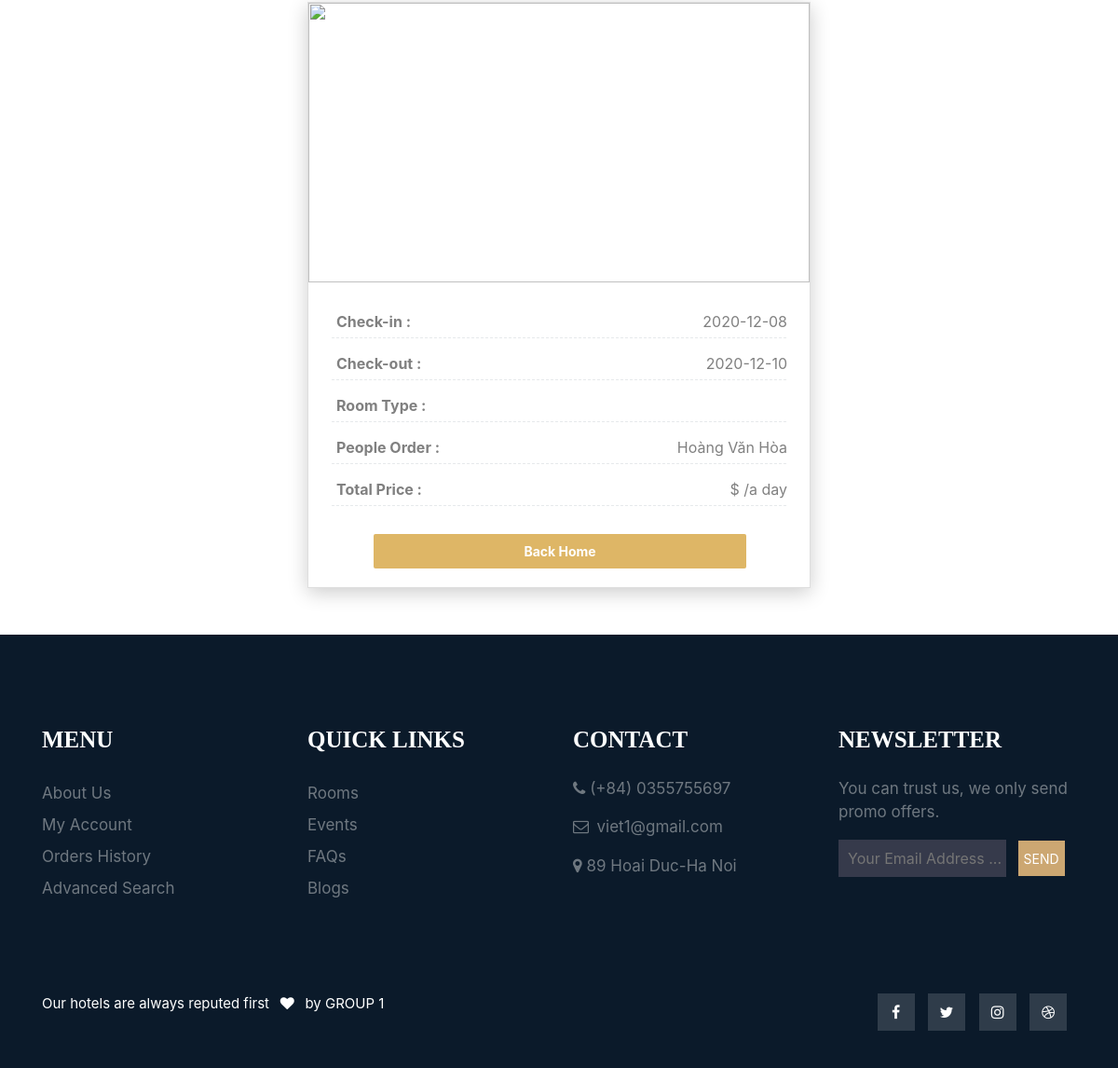
The page /order.php?id=11 (lower part) on the database as committed earlier.
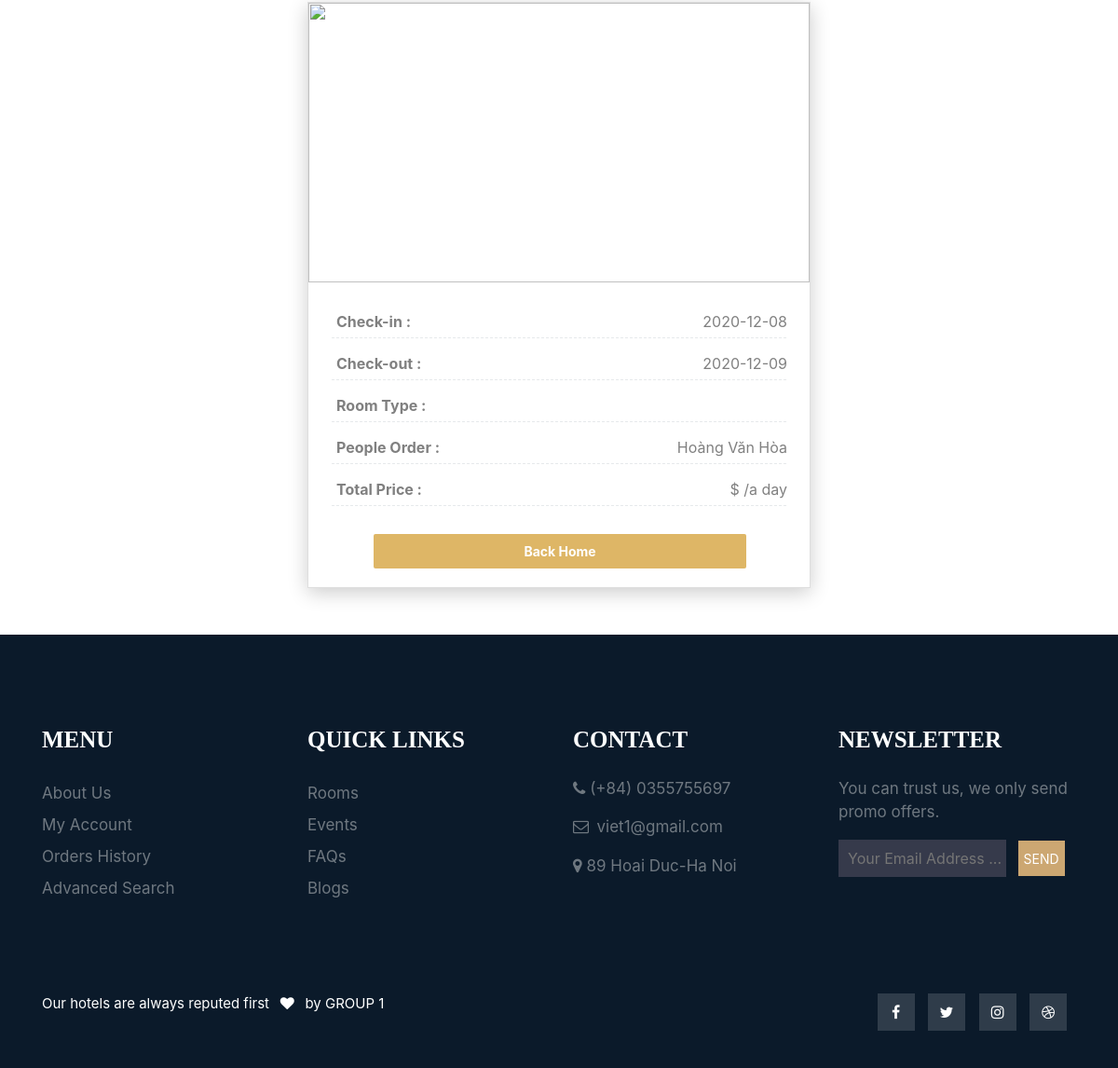
The same page on the database as committed later.
### tables this page shows
CREATE TABLE `dat_phong` (
  `id` int(11) NOT NULL,
  `ten_nguoi_dat` varchar(255) NOT NULL,
  `sdt` varchar(255) NOT NULL,
  `email` varchar(255) NOT NULL,
  `ngay_tao` date NOT NULL,
  `ngay_den` date NOT NULL,
  `ngay_di` date NOT NULL,
  `trang_thai` int(11) NOT NULL,
  `ma_loai_phong` int(11) NOT NULL
);

### dao/pdo.php (called while the page is built, shortened)
<?php
    function connect(){
        $host = "localhost" ;
        $dbname = "duanmot" ;
        $dbusername = "root" ;
        $dbpass = "" ;
        return new PDO("mysql:host=$host;dbname=$dbname;charset=utf8", $dbusername,$dbpass) ;
    }
    function select_one($sql){
        $connect = connect() ;
        $stmt = $connect->prepare($sql) ;
        $stmt->execute() ;
        return $select_one = $stmt->fetch() ;
    }
?>

### order.php (the view, shortened to what this page needs)
<?php
    require_once "header-small.php" ;
    $id = isset($_GET['id']) ? $_GET['id'] : "" ;
    $ma_loai_phong = isset($_GET['ma_loai_phong']) ? $_GET['ma_loai_phong'] : "" ;
    $sql = "SELECT * FROM loai_phong where id = '$ma_loai_phong'" ;
    $lp = select_one($sql) ;
    $sql = "SELECT * FROM dat_phong where id = '$id'" ;
    $dp = select_one($sql) ;
?>
<div class="container-fluid" style="margin-top: 50px; margin-bottom: 50px;">
    <div class="container">
        <div class="row d-flex justify-content-center align-content-center">
            <div class="col-md-3"></div>
            <div class="col-md-6">
                <div class="all-order">
                    <div class="image">
                        <img src="<?php echo BASE_URL.$lp['hinh'] ?>" alt="">
                    </div>
                    <div class="order-info">
                        <div class="row abc">
                            <div class="order-info-detail">
                                <span style="font-weight: bold;">Check-in :</span>
                                <span style="position: absolute; right: 40px;color: gray;"><?php echo $dp['ngay_den'] ?></span>
                            </div>
                        </div>
                        <div class="row abc">
                            <div class="order-info-detail">
                                <span style="font-weight: bold;">Check-out :</span>
                                <span style="position: absolute; right: 40px;color: gray;"><?php echo $dp['ngay_di'] ?></span>
                            </div>
                        </div>
                        <div class="row abc">
                            <div class="order-info-detail">
                                <span style="font-weight: bold;">Room Type :</span>
                            </div>
                        </div>
                        <div class="row abc">
                            <div class="order-info-detail">
                                <span style="font-weight: bold;">People Order :</span>
                                <span style="position: absolute; right: 40px;color: gray;"><?php echo $dp['ten_nguoi_dat'] ?></span>
                            </div>
                        </div>
                        <div class="row abc">
                            <div class="order-info-detail">
                                <span style="font-weight: bold;">Total Price :</span>
                                <span style="position: absolute; right: 40px;color: gray;"><?php echo $lp['don_gia'] ?> $ /a day</span>
                            </div>
                        </div>
                    </div>
                    <div class="button-order">
                        <a href="<?php echo BASE_URL ?>" class="button-book" style="text-decoration: none;">
                            <button>Back Home</button>
                        </a>
                    </div>
                </div>
            </div>
            <div class="col-md-3"></div>
        </div>
    </div>
</div>
<?php require_once "footer.php" ;  ?>

Rows that differ between the two databases and show on the page:
changed dat_phong "Hoàng Văn Hòa": ngay_di "2020-12-10" → "2020-12-09"
